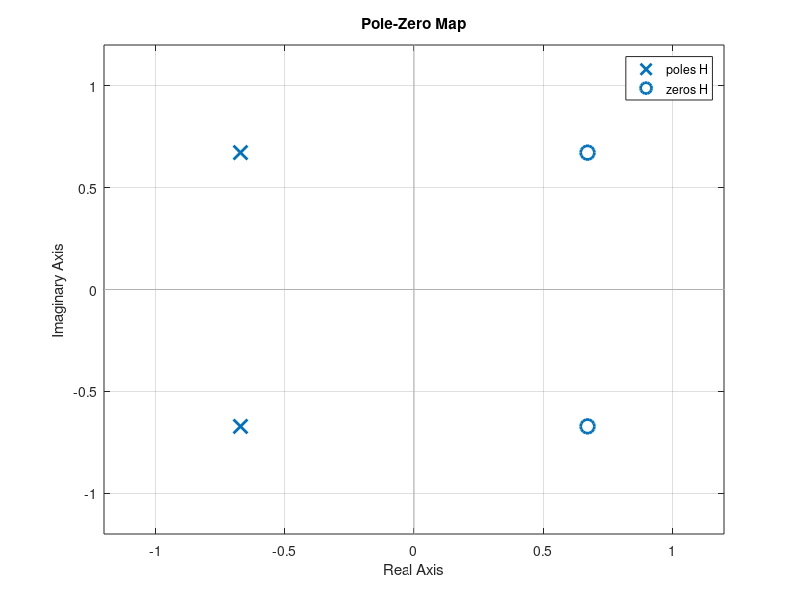
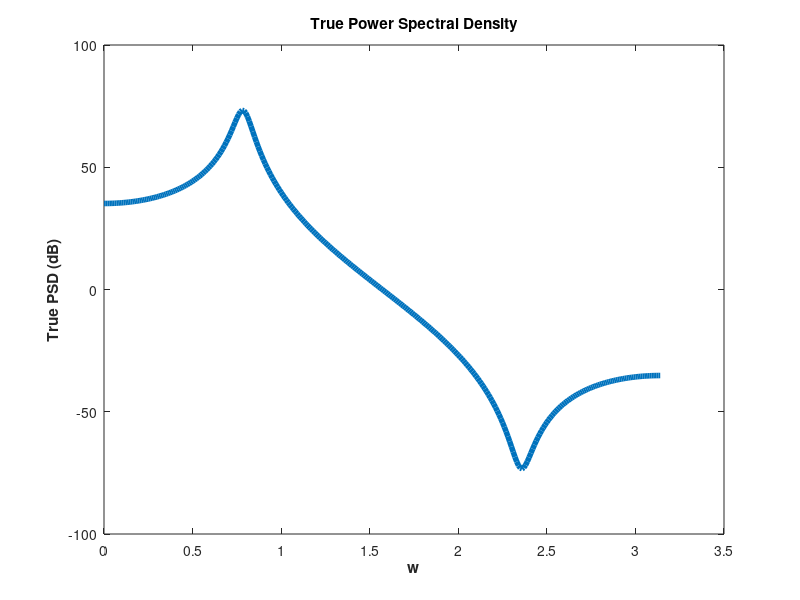

Write the MATLAB code that produced these figures, in order.
clc
clear all
close all

H = tf([1 -1.3435 0.9025],[1 1.3435 0.9025]);

figure(1)
pzmap(H)
grid on
a = [1 -1.3435 0.9025]; % AR coeffs
b = [1 1.3435 0.9025]; % MA coeffs


w = 0:0.01:pi; % frequencies to compute density
h = freqz(b,a,w); % returns frequency response
sd = abs(h).^2; % make into density 

figure(2)
plot(w,10*log(sd),'LineWidth',4);
xlabel('w','fontweight','bold');ylabel('True PSD (dB)','fontweight','bold');
title('True Power Spectral Density')
set(gcf,'color','w');
